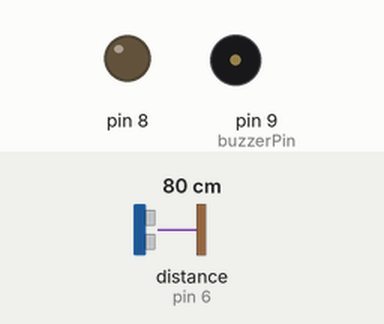
Simulated run of this sketch. Board: Arduino Uno, built with avr-gcc and run on an emulated ATmega328P. On the bench: output pins drawn as LEDs (lit = HIGH), buzzer (waves = sounding, pin HIGH). Wiring (inferred from the names in the program): ultrasonic range finder: trigger pin 5; echo pin 6. The test bench sets the inputs (shaded band); at power-on: distance to the obstacle (sensor on pin 6) 80 cm. The echo pulse lasts 58.3 µs per cm; pins used as bus, display or sensor lines are not drawn; what the sketch prints to the serial monitor is not drawn.

Above: at 3.8 s.
3.9 s: distance to the obstacle (sensor on pin 6) set to 299 cm
At 6.4 s:
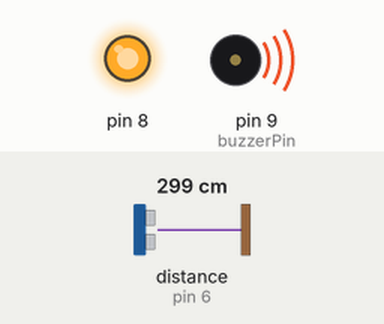
Timing chart, 0 to 8.1 s (numbered marks = the images above; inputs shaded):
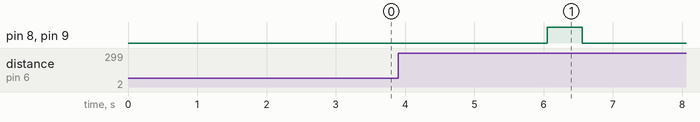

The sketch:

simple_code_ultrasonic.ino
```cpp
int trigPin = 5;
int echoPin = 6;
int buzzerPin = 9;
int distance1=0;
int distance2=0;
float measured_speed = 0;
long duration = 0;
int distance = 0;

void setup() {
  pinMode(trigPin, OUTPUT);
  pinMode(echoPin, INPUT);
  pinMode(8, OUTPUT);
  pinMode(9, OUTPUT);
  Serial.begin(9600);
}

void loop() {
  // put your main code here, to run repeatedly:
  distance1 = ultrasonicRead();
  delay(3000);
  distance2 = ultrasonicRead();
  measured_speed = abs(distance2 - distance1)/1.0;
  if(measured_speed > 185.00)
  {
    digitalWrite(8, HIGH);
    digitalWrite(9,HIGH);
    delay(500);
  }
  Serial.print("Speed in cm/s :");
  Serial.println(measured_speed);
  digitalWrite(8, LOW);
  digitalWrite(9, LOW);
  delay(20);
}

float ultrasonicRead()
{
  digitalWrite(trigPin, HIGH);
  delayMicroseconds(10);
  digitalWrite(trigPin, LOW);

  duration = pulseIn(echoPin, HIGH);
  distance = duration * 0.034 / 2;
  return distance;
}
```

Measured:
- after the input at 3.9 s, pin 8, pin 9 (buzzerPin): LOW → HIGH after 2.2 s, → LOW 0.50 s later
